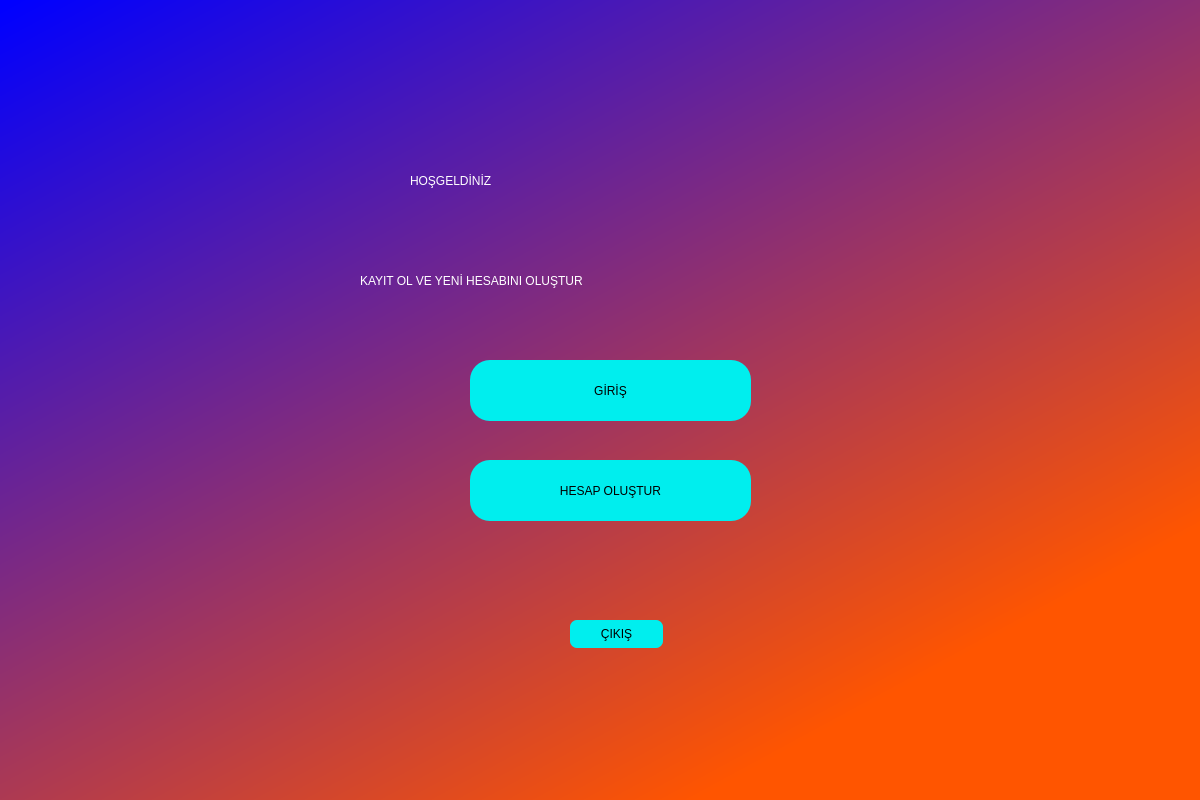
<?xml version="1.0" encoding="UTF-8"?>
<ui version="4.0">
 <class>Dialog</class>
 <widget class="QDialog" name="Dialog">
  <property name="geometry">
   <rect>
    <x>0</x>
    <y>0</y>
    <width>1200</width>
    <height>800</height>
   </rect>
  </property>
  <property name="windowTitle">
   <string>Dialog</string>
  </property>
  <widget class="QWidget" name="widget" native="true">
   <property name="geometry">
    <rect>
     <x>0</x>
     <y>0</y>
     <width>1200</width>
     <height>811</height>
    </rect>
   </property>
   <property name="styleSheet">
    <string notr="true">QWidget#widget{
background-color:qlineargradient(spread:pad, x1:0.0101244, y1:0, x2:0.71592, y2:0.875, stop:0 rgba(0, 0, 255, 255), stop:1 rgba(255, 85, 0, 255))}</string>
   </property>
   <widget class="QLabel" name="label">
    <property name="geometry">
     <rect>
      <x>410</x>
      <y>140</y>
      <width>391</width>
      <height>81</height>
     </rect>
    </property>
    <property name="styleSheet">
     <string notr="true">font: 36pt &quot;MS Shell Dlg 2&quot;;
color:rgb(255, 255, 255)</string>
    </property>
    <property name="text">
     <string>HOŞGELDİNİZ</string>
    </property>
   </widget>
   <widget class="QLabel" name="label_2">
    <property name="geometry">
     <rect>
      <x>360</x>
      <y>250</y>
      <width>511</width>
      <height>61</height>
     </rect>
    </property>
    <property name="styleSheet">
     <string notr="true">font: 16pt &quot;MS Shell Dlg 2&quot;;
color:rgb(255, 255, 255)</string>
    </property>
    <property name="text">
     <string>KAYIT OL VE YENİ HESABINI OLUŞTUR</string>
    </property>
   </widget>
   <widget class="QPushButton" name="pushButton">
    <property name="geometry">
     <rect>
      <x>470</x>
      <y>360</y>
      <width>281</width>
      <height>61</height>
     </rect>
    </property>
    <property name="styleSheet">
     <string notr="true">border-radius:20px;
color:rgb(0, 0, 0);
background-color:rgb(0, 238, 238);
font: 14pt &quot;MS Shell Dlg 2&quot;;</string>
    </property>
    <property name="text">
     <string>GİRİŞ</string>
    </property>
   </widget>
   <widget class="QPushButton" name="hesapolustur">
    <property name="geometry">
     <rect>
      <x>470</x>
      <y>460</y>
      <width>281</width>
      <height>61</height>
     </rect>
    </property>
    <property name="styleSheet">
     <string notr="true">border-radius:20px;
color:rgb(0, 0, 0);
background-color:rgb(0, 238, 238);
font: 14pt &quot;MS Shell Dlg 2&quot;;</string>
    </property>
    <property name="text">
     <string>HESAP OLUŞTUR</string>
    </property>
   </widget>
   <widget class="QPushButton" name="pushButton_2">
    <property name="geometry">
     <rect>
      <x>570</x>
      <y>620</y>
      <width>93</width>
      <height>28</height>
     </rect>
    </property>
    <property name="styleSheet">
     <string notr="true">border-radius:7px;
color:rgb(0, 0, 0);
background-color:rgb(0, 238, 238);
font: 12px &quot;MS Shell Dlg 2&quot;;</string>
    </property>
    <property name="text">
     <string>ÇIKIŞ</string>
    </property>
   </widget>
  </widget>
 </widget>
 <resources/>
 <connections/>
</ui>
